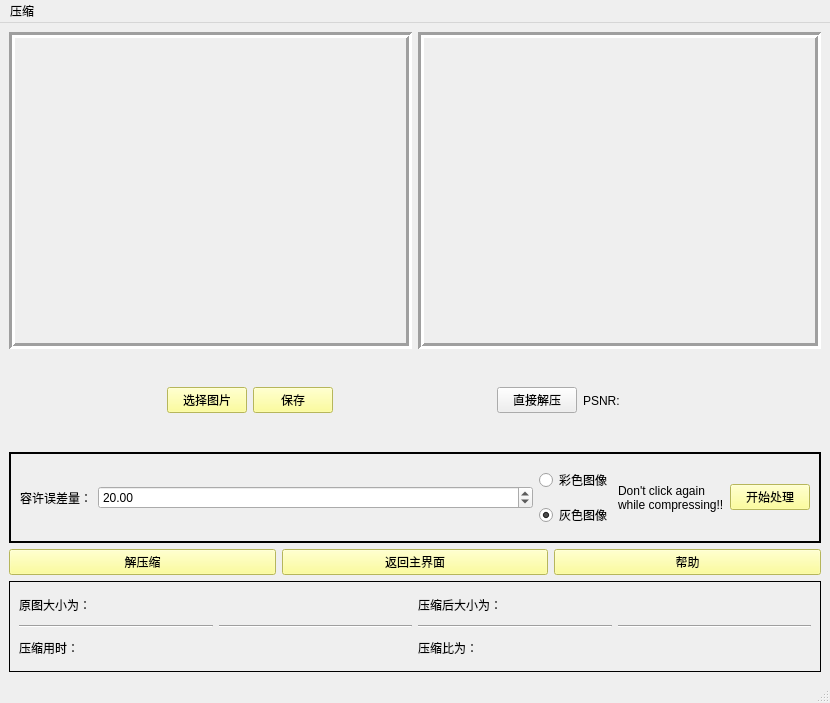
<?xml version="1.0" encoding="UTF-8"?>
<ui version="4.0">
 <class>CompressWindow</class>
 <widget class="QMainWindow" name="CompressWindow">
  <property name="geometry">
   <rect>
    <x>0</x>
    <y>0</y>
    <width>830</width>
    <height>703</height>
   </rect>
  </property>
  <property name="baseSize">
   <size>
    <width>0</width>
    <height>0</height>
   </size>
  </property>
  <property name="windowTitle">
   <string>压缩</string>
  </property>
  <property name="styleSheet">
   <string notr="true"/>
  </property>
  <widget class="QWidget" name="centralwidget">
   <layout class="QGridLayout" name="gridLayout_3">
    <item row="0" column="0">
     <layout class="QGridLayout" name="gridLayout">
      <item row="1" column="0" colspan="2">
       <layout class="QVBoxLayout" name="verticalLayout_6">
        <item>
         <layout class="QHBoxLayout" name="horizontalLayout_2">
          <item>
           <spacer name="horizontalSpacer_3">
            <property name="orientation">
             <enum>Qt::Horizontal</enum>
            </property>
            <property name="sizeHint" stdset="0">
             <size>
              <width>40</width>
              <height>20</height>
             </size>
            </property>
           </spacer>
          </item>
          <item>
           <layout class="QHBoxLayout" name="horizontalLayout_6">
            <item>
             <widget class="QPushButton" name="choosebtn">
              <property name="styleSheet">
               <string notr="true">background-color: rgb(255, 255, 127);</string>
              </property>
              <property name="text">
               <string>选择图片</string>
              </property>
             </widget>
            </item>
            <item>
             <widget class="QPushButton" name="savebtn">
              <property name="styleSheet">
               <string notr="true">background-color: rgb(255, 255, 127);</string>
              </property>
              <property name="text">
               <string>保存</string>
              </property>
             </widget>
            </item>
           </layout>
          </item>
          <item>
           <spacer name="horizontalSpacer_2">
            <property name="orientation">
             <enum>Qt::Horizontal</enum>
            </property>
            <property name="sizeHint" stdset="0">
             <size>
              <width>60</width>
              <height>20</height>
             </size>
            </property>
           </spacer>
          </item>
          <item>
           <layout class="QHBoxLayout" name="horizontalLayout_5">
            <item>
             <widget class="QPushButton" name="uncompressBtn">
              <property name="baseSize">
               <size>
                <width>0</width>
                <height>0</height>
               </size>
              </property>
              <property name="text">
               <string>直接解压</string>
              </property>
             </widget>
            </item>
            <item>
             <widget class="QLabel" name="PSNR">
              <property name="text">
               <string>PSNR:             </string>
              </property>
             </widget>
            </item>
           </layout>
          </item>
          <item>
           <spacer name="horizontalSpacer_4">
            <property name="orientation">
             <enum>Qt::Horizontal</enum>
            </property>
            <property name="sizeHint" stdset="0">
             <size>
              <width>40</width>
              <height>20</height>
             </size>
            </property>
           </spacer>
          </item>
         </layout>
        </item>
        <item>
         <widget class="QFrame" name="frame">
          <property name="styleSheet">
           <string notr="true"/>
          </property>
          <property name="frameShape">
           <enum>QFrame::Box</enum>
          </property>
          <property name="frameShadow">
           <enum>QFrame::Plain</enum>
          </property>
          <property name="lineWidth">
           <number>2</number>
          </property>
          <layout class="QHBoxLayout" name="horizontalLayout">
           <item>
            <layout class="QHBoxLayout" name="horizontalLayout_4" stretch="0,1">
             <item>
              <widget class="QLabel" name="label">
               <property name="text">
                <string>容许误差量：</string>
               </property>
              </widget>
             </item>
             <item>
              <widget class="QDoubleSpinBox" name="doubleSpinBox">
               <property name="value">
                <double>20.000000000000000</double>
               </property>
              </widget>
             </item>
            </layout>
           </item>
           <item>
            <layout class="QVBoxLayout" name="verticalLayout_5">
             <item>
              <widget class="QRadioButton" name="colorfulphoto">
               <property name="text">
                <string>彩色图像</string>
               </property>
              </widget>
             </item>
             <item>
              <widget class="QRadioButton" name="blackphoto">
               <property name="text">
                <string>灰色图像</string>
               </property>
               <property name="checked">
                <bool>true</bool>
               </property>
              </widget>
             </item>
            </layout>
           </item>
           <item>
            <widget class="QLabel" name="tipText">
             <property name="text">
              <string>Don't click again
while compressing!!</string>
             </property>
            </widget>
           </item>
           <item>
            <widget class="QPushButton" name="runbtn">
             <property name="styleSheet">
              <string notr="true">background-color: rgb(255, 255, 127);</string>
             </property>
             <property name="text">
              <string>开始处理</string>
             </property>
            </widget>
           </item>
          </layout>
         </widget>
        </item>
        <item>
         <layout class="QHBoxLayout" name="horizontalLayout_3">
          <item>
           <widget class="QPushButton" name="unbtn">
            <property name="styleSheet">
             <string notr="true">background-color: rgb(255, 255, 127);</string>
            </property>
            <property name="text">
             <string>解压缩</string>
            </property>
           </widget>
          </item>
          <item>
           <widget class="QPushButton" name="mainbtn">
            <property name="styleSheet">
             <string notr="true">background-color: rgb(255, 255, 127);</string>
            </property>
            <property name="text">
             <string>返回主界面</string>
            </property>
           </widget>
          </item>
          <item>
           <widget class="QPushButton" name="helpbtn">
            <property name="styleSheet">
             <string notr="true">background-color: rgb(255, 255, 127);</string>
            </property>
            <property name="text">
             <string>帮助</string>
            </property>
           </widget>
          </item>
         </layout>
        </item>
        <item>
         <widget class="QFrame" name="frame_4">
          <property name="frameShape">
           <enum>QFrame::Box</enum>
          </property>
          <property name="frameShadow">
           <enum>QFrame::Plain</enum>
          </property>
          <layout class="QGridLayout" name="gridLayout_2">
           <item row="0" column="0">
            <layout class="QVBoxLayout" name="verticalLayout">
             <item>
              <widget class="QLabel" name="label_2">
               <property name="text">
                <string>原图大小为：    </string>
               </property>
              </widget>
             </item>
             <item>
              <widget class="Line" name="line">
               <property name="orientation">
                <enum>Qt::Horizontal</enum>
               </property>
              </widget>
             </item>
             <item>
              <widget class="QLabel" name="label_4">
               <property name="text">
                <string>压缩用时：</string>
               </property>
              </widget>
             </item>
            </layout>
           </item>
           <item row="0" column="1">
            <layout class="QVBoxLayout" name="verticalLayout_2">
             <item>
              <widget class="QLabel" name="formerSize">
               <property name="text">
                <string/>
               </property>
              </widget>
             </item>
             <item>
              <widget class="Line" name="line_2">
               <property name="orientation">
                <enum>Qt::Horizontal</enum>
               </property>
              </widget>
             </item>
             <item>
              <widget class="QLabel" name="compressTime">
               <property name="text">
                <string/>
               </property>
              </widget>
             </item>
            </layout>
           </item>
           <item row="0" column="2">
            <layout class="QVBoxLayout" name="verticalLayout_3">
             <item>
              <widget class="QLabel" name="label_3">
               <property name="text">
                <string>压缩后大小为：   </string>
               </property>
              </widget>
             </item>
             <item>
              <widget class="Line" name="line_3">
               <property name="orientation">
                <enum>Qt::Horizontal</enum>
               </property>
              </widget>
             </item>
             <item>
              <widget class="QLabel" name="label_5">
               <property name="text">
                <string>压缩比为：</string>
               </property>
              </widget>
             </item>
            </layout>
           </item>
           <item row="0" column="3">
            <layout class="QVBoxLayout" name="verticalLayout_4">
             <item>
              <widget class="QLabel" name="newSize">
               <property name="text">
                <string/>
               </property>
              </widget>
             </item>
             <item>
              <widget class="Line" name="line_4">
               <property name="orientation">
                <enum>Qt::Horizontal</enum>
               </property>
              </widget>
             </item>
             <item>
              <widget class="QLabel" name="compressRate">
               <property name="text">
                <string/>
               </property>
              </widget>
             </item>
            </layout>
           </item>
          </layout>
         </widget>
        </item>
       </layout>
      </item>
      <item row="0" column="1">
       <widget class="QFrame" name="frame_3">
        <property name="frameShape">
         <enum>QFrame::Box</enum>
        </property>
        <property name="frameShadow">
         <enum>QFrame::Sunken</enum>
        </property>
        <property name="lineWidth">
         <number>3</number>
        </property>
        <property name="midLineWidth">
         <number>0</number>
        </property>
        <layout class="QGridLayout" name="gridLayout_4">
         <item row="0" column="0">
          <widget class="QLabel" name="secondlphoto">
           <property name="minimumSize">
            <size>
             <width>0</width>
             <height>0</height>
            </size>
           </property>
           <property name="text">
            <string/>
           </property>
          </widget>
         </item>
        </layout>
       </widget>
      </item>
      <item row="0" column="0">
       <widget class="QFrame" name="frame_2">
        <property name="frameShape">
         <enum>QFrame::Box</enum>
        </property>
        <property name="frameShadow">
         <enum>QFrame::Sunken</enum>
        </property>
        <property name="lineWidth">
         <number>3</number>
        </property>
        <property name="midLineWidth">
         <number>0</number>
        </property>
        <layout class="QGridLayout" name="gridLayout_5">
         <item row="0" column="0">
          <widget class="QLabel" name="firstphoto">
           <property name="text">
            <string/>
           </property>
          </widget>
         </item>
        </layout>
       </widget>
      </item>
     </layout>
    </item>
   </layout>
  </widget>
  <widget class="QMenuBar" name="menubar">
   <property name="geometry">
    <rect>
     <x>0</x>
     <y>0</y>
     <width>830</width>
     <height>21</height>
    </rect>
   </property>
   <widget class="QMenu" name="menu">
    <property name="title">
     <string>压缩</string>
    </property>
   </widget>
   <addaction name="menu"/>
  </widget>
  <widget class="QStatusBar" name="statusbar"/>
 </widget>
 <resources/>
 <connections/>
</ui>
